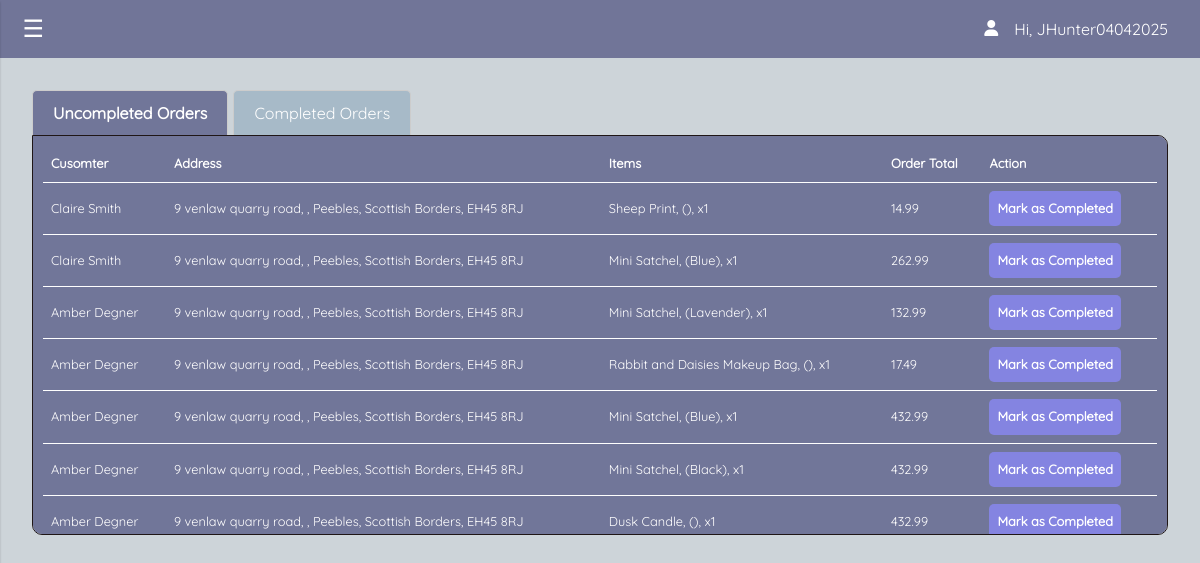
The app's page /AdminOrders.php (signed in) with its own data.
### tables this page shows
CREATE TABLE `adminpanel` (
  `adminID` int NOT NULL,
  `userName` varchar(25) NOT NULL,
  `userPassword` varchar(25) NOT NULL
);

CREATE TABLE `orders` (
  `Address1` varchar(100) NOT NULL,
  `Address2` varchar(100) NOT NULL,
  `County` varchar(50) NOT NULL,
  `customerEmail` varchar(100) NOT NULL,
  `customerName` varchar(100) NOT NULL,
  `orderFulfilled` tinyint(1) NOT NULL DEFAULT '0',
  `orderID` int NOT NULL,
  `orderNumber` int NOT NULL,
  `orderTotal` decimal(6,2) DEFAULT NULL,
  `paymentMade` tinyint(1) DEFAULT NULL,
  `postCode` varchar(10) NOT NULL,
  `Town` varchar(50) NOT NULL
);

CREATE TABLE `products` (
  `Bestseller` tinyint(1) NOT NULL DEFAULT '0',
  `BrandID` int NOT NULL,
  `CategoryID` int NOT NULL,
  `DefaultDisplay` tinyint(1) NOT NULL DEFAULT '0',
  `Description` varchar(500) NOT NULL,
  `Price` decimal(5,2) NOT NULL,
  `ProductID` int NOT NULL,
  `ProductName` varchar(100) DEFAULT NULL
);

CREATE TABLE `ordereditems` (
  `itemPrice` decimal(5,2) NOT NULL,
  `itemQuantity` int NOT NULL,
  `orderedItemID` int NOT NULL,
  `orderID` int NOT NULL,
  `ProdOptionID` int NOT NULL,
  `totalItemPrice` decimal(6,2) GENERATED ALWAYS AS ((`itemPrice` * `itemQuantity`)) STORED
);

CREATE TABLE `product_option` (
  `Colour` varchar(50) NOT NULL,
  `isAvailable` tinyint(1) NOT NULL DEFAULT '0',
  `ProdOptionID` int NOT NULL,
  `ProductID` int NOT NULL
);

### AdminOrders.php (the view, shortened to what this page needs)
<?php
include 'connection.php';
$userID = $_SESSION['ID'];
$getusername = "SELECT userName FROM adminpanel WHERE adminID = $userID";
$runusername = mysqli_query($connection, $getusername);
$username = mysqli_fetch_array($runusername);
?>
<!DOCTYPE html>
<html lang="en">
<head>
    <link href="https://cdn.jsdelivr.net/npm/bootstrap@5.3.1/dist/css/bootstrap.min.css" rel="stylesheet">
    <link href="css/admin.css" rel="stylesheet">
    <link rel="stylesheet" href="https://cdnjs.cloudflare.com/ajax/libs/font-awesome/4.7.0/css/font-awesome.min.css">
</head>
<body>
<div class="navbar">
        <button class="hamburger" id="hamburger">
            &#9776;
        </button>
        <div class="user flex">
            <i class="fa-solid fa-user user-icon" style="color: #ffffff;"></i>
            <?php echo "<p class='user-display'>Hi,  {$username['userName']}</p>"; ?>
        </div>
    </div>
  <div class="orders-container">
  <div class='tab-container'>
    <div class='tab active' onclick="showTab('uncompleted')">Uncompleted Orders</div>
    <div class='tab' onclick="showTab('completed')">Completed Orders</div>
  </div>
  <div id='uncompleted' class='table-container'>
    <table>
      <thead>
        <tr>
        <th>Cusomter</th>
          <th>Address</th>
          <th>Items</th>
          <th>Order Total</th>
          <th>Action</th>
        </tr>
      </thead>
      <tbody>
        <?php
        $getOrders = "SELECT * FROM orders as o
     LEFT JOIN ordereditems as oi ON oi.orderID = o.orderID
     LEFT JOIN product_option as po ON po.ProdOptionID = oi.ProdOptionID
     LEFT JOIN products as p ON p.ProductID = po.ProductID
     WHERE o.orderFulfilled = 0";
        $runOrders = mysqli_query($connection, $getOrders);
        if ($runOrders && mysqli_num_rows($runOrders) > 0) {
          while ($uncompleted = mysqli_fetch_array($runOrders)) {
            echo "<tr>
         <td>{$uncompleted['customerName']}</td>
          <td>{$uncompleted['Address1']}, {$uncompleted['Address2']}, {$uncompleted['Town']}, {$uncompleted['County']}, {$uncompleted['postCode']}</td>
          <td>{$uncompleted['ProductName']}, ({$uncompleted['Colour']}), x{$uncompleted['itemQuantity']}</td>
          <td>{$uncompleted['orderTotal']}</td>
          <td>
             <form method='post' id='orderForm'>
                <input type='hidden' value='{$uncompleted['orderID']}' name='orderID'>
                <input type='submit' id='completeOrder' name='complete' value='Mark as Completed' class='radius'>
             </form>
             </td>
          </td>
          </tr>";
          }
        }
        ?>
      </tbody>
    </table>
  </div>
</div>
</body>
</html>

### css/admin.css (style rules this page uses)
* { box-sizing: border-box; margin: 0; padding: 0; font-family: 'quicksand'; }
body { background-color: var(--light-blue); height: 100vh; overflow-x: hidden; }
button, .button { border: none; background-color: var(--button); padding: 0.2rem 0.4rem 0.2rem 0.4rem; color: white; font-family: sans-serif; border-radius: 5px; }
:root { --light-blue: #CDD4D9; --medium-blue: #A7BAC8; --dark-blue: #838E97; --darkest-blue: #5c616c; --shadow: 0 2px 2px 0 rgba(0, 0, 0, 0.2); --button: rgb(132, 132, 225); --background: rgba(91, 95, 137, 0.804); --buttonActive: rgb(111, 111, 165); }
.radius { border-radius: 5px; }
.flex { display: flex; }
.fa-lock, .fa-user { position: absolute; right: 10px; top: 9px; font-size: 0.9rem; }
.navbar { background-color: var(--background); position: relative; display: flex; justify-content: space-between; align-items: center; }
.user-display { all: unset; }
.user { justify-content: flex-start; align-items: start; color: white; margin-right: 2rem; }
.user-icon { all: unset; margin: 0.2rem 1rem 0rem 0rem; }
.hamburger { background: none; color: white; border: none; font-size: 1.5rem; cursor: pointer; margin-left: 1rem; }
.orders-container { padding: 2rem; }
#completeOrder { background-color: var(--button); border: none; padding: 0.5rem; color: white; font-weight: bold; }
.tab-container { display: flex; color: white; }
.tab { padding: 10px 20px; cursor: pointer; background-color: var(--medium-blue); border: 1px solid #ccc; border-bottom: none; margin-right: 5px; border-radius: 5px 5px 0 0; }
.tab.active { background-color: var(--background); font-weight: bold; }
.table-container { background-color: var(--background); color: white; border: 1px solid #1f1616; border-radius: 0px 10px 10px 10px; padding: 10px; max-height: 400px; overflow-y: auto; }
table { width: 100%; border-collapse: collapse; }
th, td { padding: 8px; border-bottom: 1px solid #ffffff; text-align: left; }
@media screen and (min-width: 992px) { table { font-size: 0.8rem; } }

### records on screen
adminpanel: userName "JHunter04042025"
orders: customerName "Claire Smith", Address1 "9 venlaw quarry road", Town "Peebles", County "Scottish Borders", postCode "EH45 8RJ", products.ProductName "Sheep Print", ordereditems.itemQuantity "1", orderTotal "14.99"
orders: customerName "Claire Smith", Address1 "9 venlaw quarry road", Town "Peebles", County "Scottish Borders", postCode "EH45 8RJ", products.ProductName "Mini Satchel", product_option.Colour "Blue", ordereditems.itemQuantity "1", orderTotal "262.99"
orders: customerName "Amber Degner", Address1 "9 venlaw quarry road", Town "Peebles", County "Scottish Borders", postCode "EH45 8RJ", products.ProductName "Mini Satchel", product_option.Colour "Lavender", ordereditems.itemQuantity "1", orderTotal "132.99"
orders: customerName "Amber Degner", Address1 "9 venlaw quarry road", Town "Peebles", County "Scottish Borders", postCode "EH45 8RJ", products.ProductName "Rabbit and Daisies Makeup Bag", ordereditems.itemQuantity "1", orderTotal "17.49"
orders: customerName "Amber Degner", Address1 "9 venlaw quarry road", Town "Peebles", County "Scottish Borders", postCode "EH45 8RJ", products.ProductName "Mini Satchel", product_option.Colour "Blue", ordereditems.itemQuantity "1", orderTotal "432.99", product_option.Colour "Black", products.ProductName "Dusk Candle"
